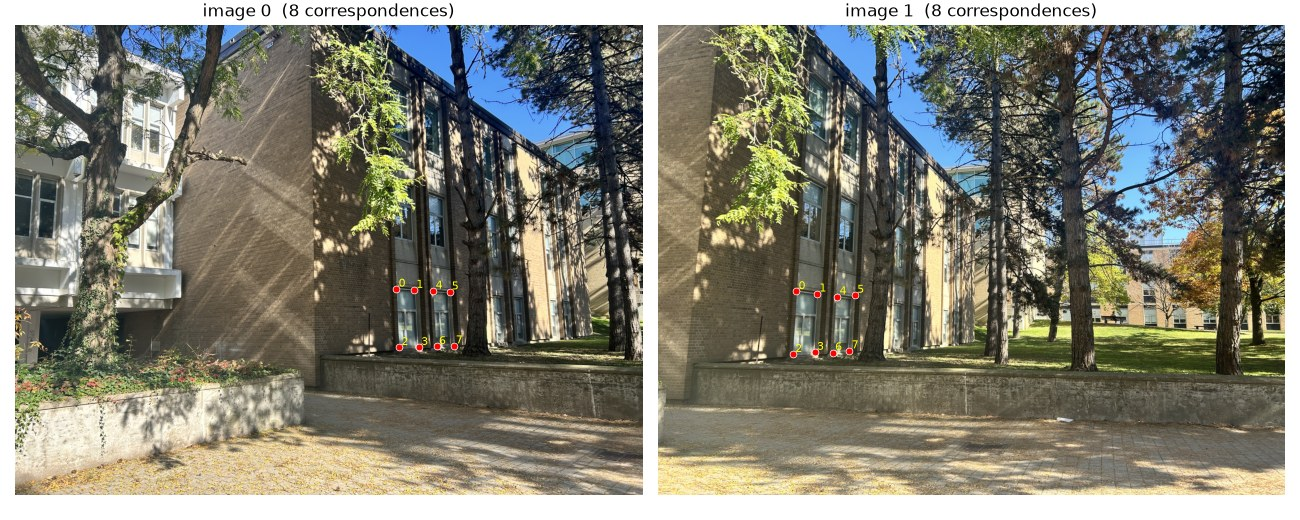
#> input picture out/building/corr_0_1.jpg, 1300 x 520 px
$ python -i part2.py   (imports and definitions only)
#> lines starting #> are read from the running program, lines starting #| are printed output that depends on the picture; after the words box and inside, x2 and y2 are one past the last pixel; in counts of white or black regions, pixels touching at a corner belong together
"""
Assignment 3, Part 2, built on part1.py.

Pipeline (following Brown, Szeliski & Winder, "Multi-Image Matching using Multi-Scale Oriented Patches",
with the simplifications from the handout):

    B.1  Harris corners  +  Adaptive Non-Maximal Suppression (ANMS)
    B.2  axis-aligned 8x8 descriptors sampled from a blurred 40x40 window, bias/gain normalised
    B.3  matching by Lowe's ratio test (1st NN / 2nd NN) on the 64-d descriptors
    B.4  4-point RANSAC (written from scratch) -> robust homography

    python3 part2.py                     # all sets, results in out2/
    python3 part2.py --sets building     # only one set
    python3 part2.py --ratio 0.7 --eps 3 --anms 500
    python3 part2.py --points points     # folder with part-1 clicks -> also writes manual-vs-auto comparisons
"""

import argparse, os, time
import numpy as np
import matplotlib.pyplot as plt
from scipy.ndimage import gaussian_filter, maximum_filter
from scipy.spatial import cKDTree

import part1 as P
# [1 line not run here, left out]

IMAGE_SETS = {
    "building": ["Photoshoot/IMG_7647.jpeg", "Photoshoot/IMG_7648.jpeg", "Photoshoot/IMG_7649.jpeg"],
    "lake_a":   ["Photoshoot/IMG_7670.JPG", "Photoshoot/IMG_7671.JPG", "Photoshoot/IMG_7672.JPG", "Photoshoot/IMG_7673.JPG"],
    "lake_b":   ["Photoshoot/IMG_7671.JPG", "Photoshoot/IMG_7672.JPG", "Photoshoot/IMG_7673.JPG"],
}
OUT_DIR = "out2"


# ---------------------------------------------------------------- B.1 Harris + ANMS

def to_gray(im):
    return (0.299 * im[..., 0] + 0.587 * im[..., 1] + 0.114 * im[..., 2]).astype(np.float64)

def harris(gray, sigma_d=1.0, sigma_i=1.5, margin=20, rel_thresh=0.01, max_pts=6000, nms_size=7):
    """Single-scale Harris detector. Response is the harmonic mean det(M)/tr(M) used in Brown et al.
    Returns (pts as [x, y], strengths) of local maxima, sorted strongest first, `margin` px away from the border
    (the 40x40 descriptor window must fit)."""
#> called with sigma_d = 1, sigma_i = 1.5, margin = 20, rel_thresh = 0.01, max_pts = 6000, nms_size = 7
    Ix = gaussian_filter(gray, sigma_d, order=(0, 1))
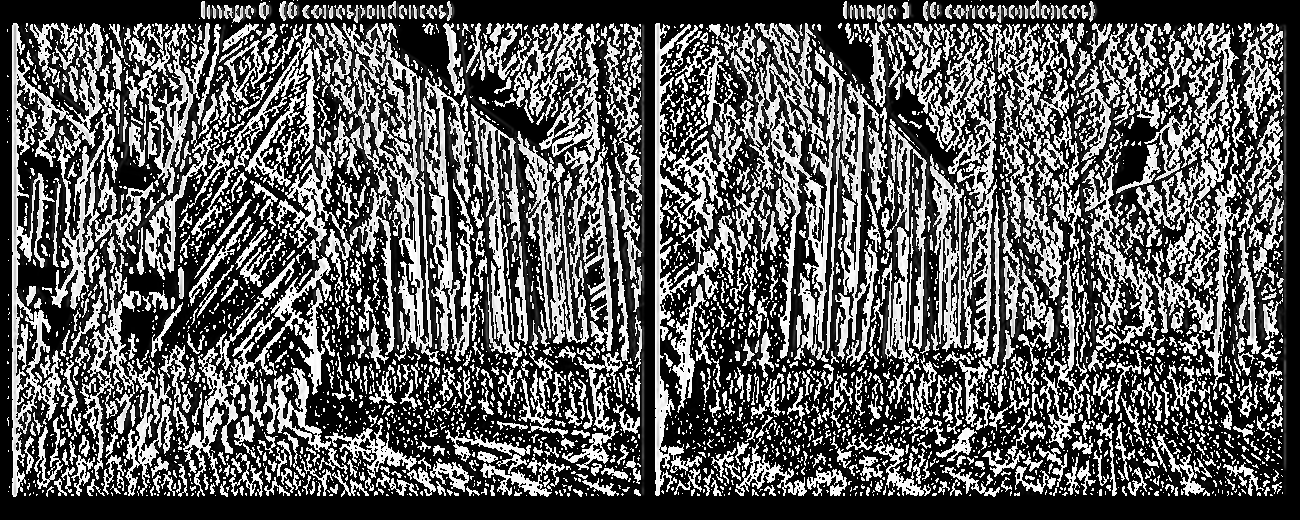
#> Ix: shape (520, 1300); min 0, max 255, mean 93.1
    Iy = gaussian_filter(gray, sigma_d, order=(1, 0))
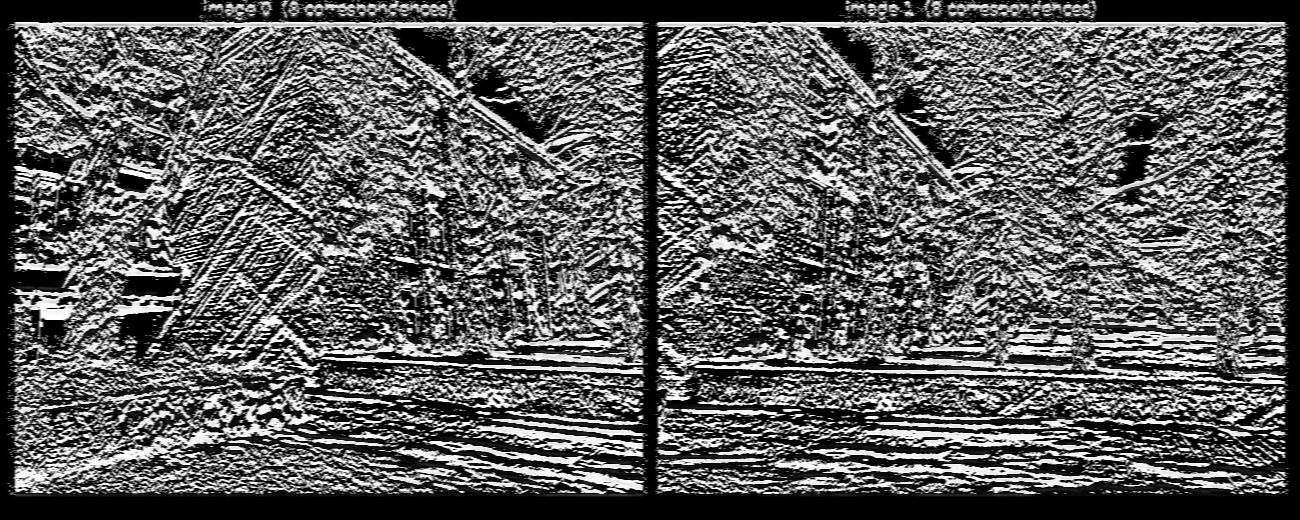
#> Iy: shape (520, 1300); min 0, max 255, mean 94.6
    Sxx, Syy, Sxy = (gaussian_filter(a, sigma_i) for a in (Ix * Ix, Iy * Iy, Ix * Iy))
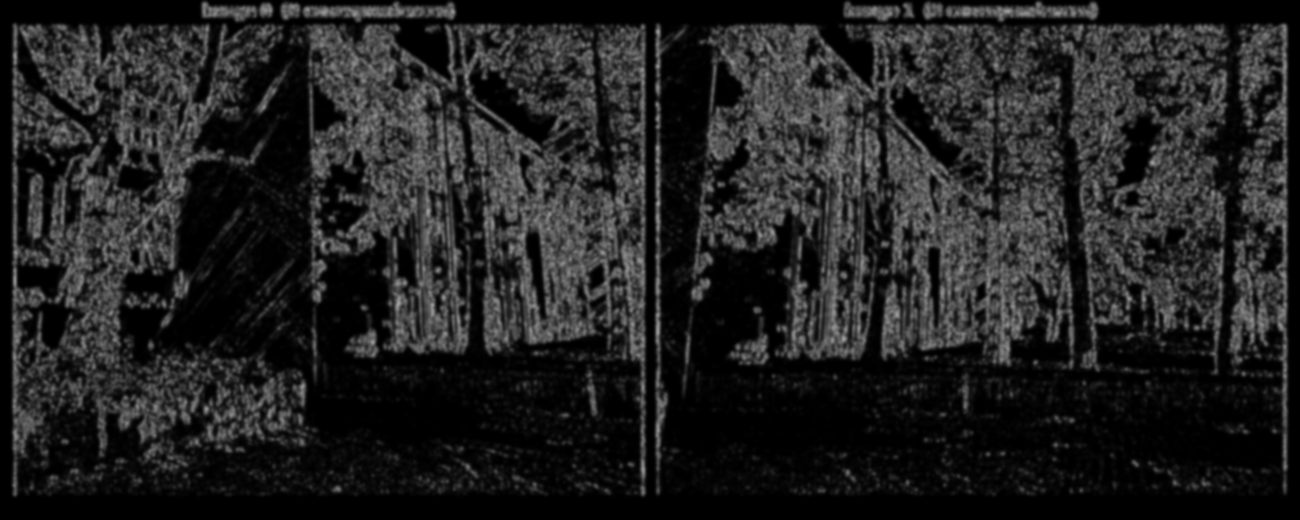
#> Sxx: shape (520, 1300); min 0, max 160, mean 34.1
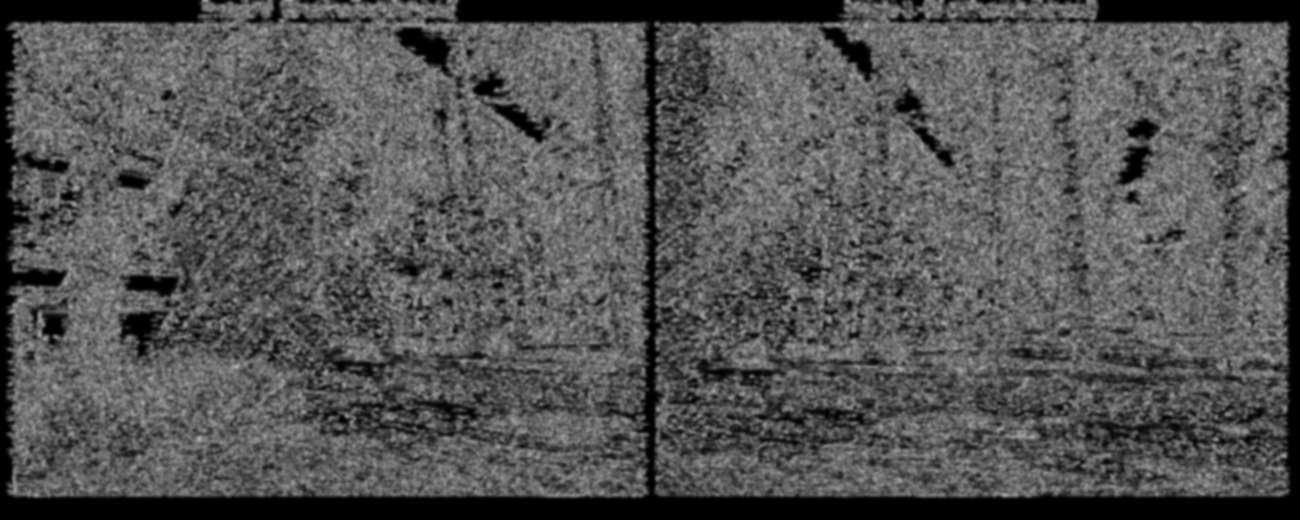
#> Syy: shape (520, 1300); min 0, max 186, mean 83.9
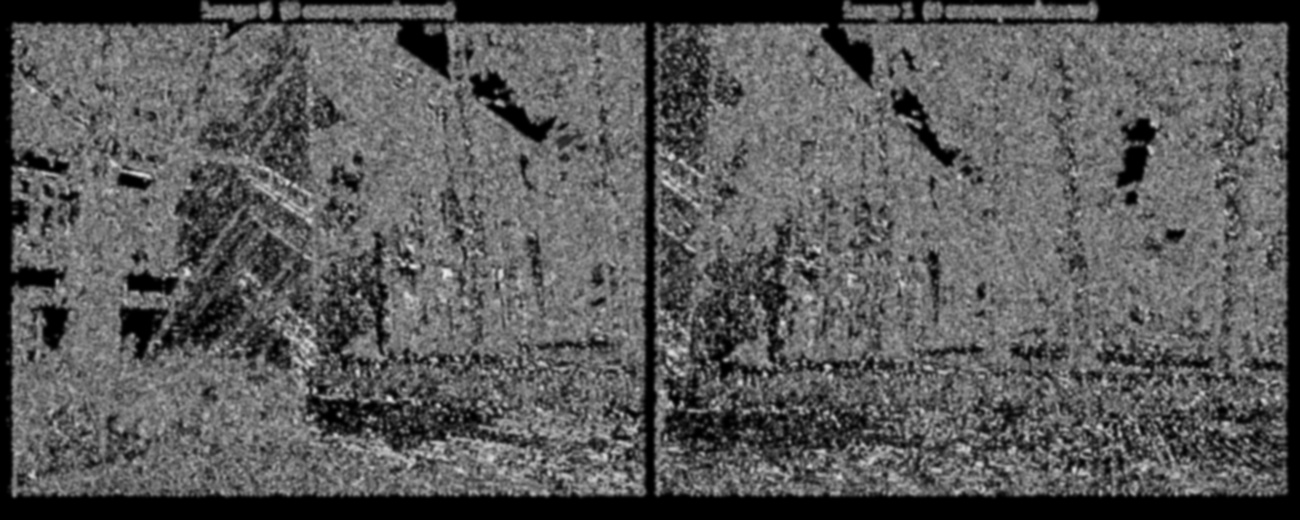
#> Sxy: shape (520, 1300); min 0, max 232, mean 88.9
    R = (Sxx * Syy - Sxy ** 2) / (Sxx + Syy + 1e-12)
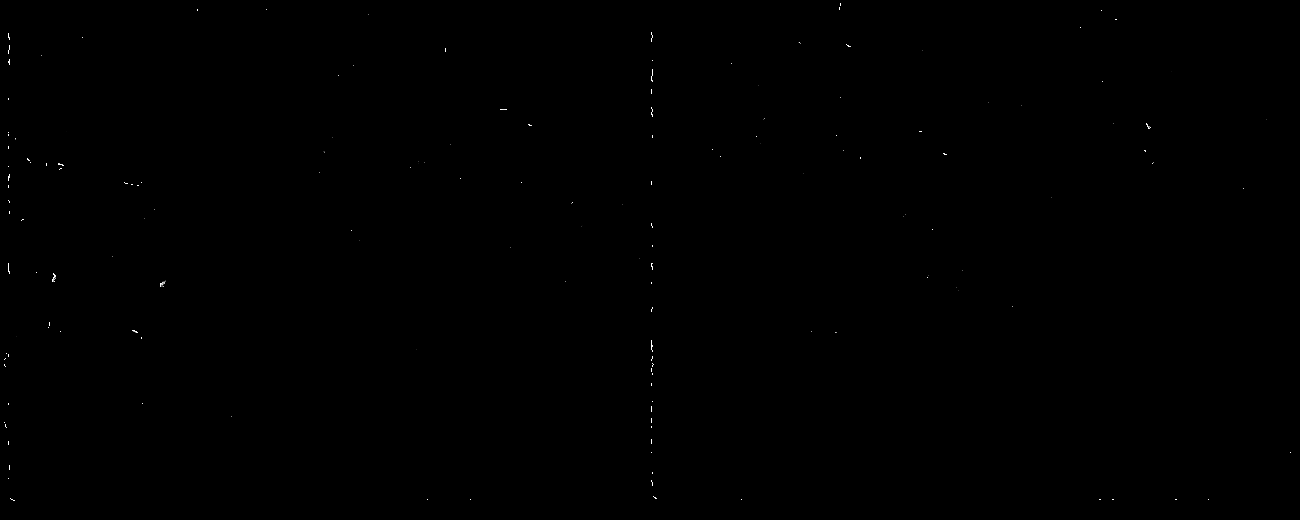
#> R: shape (520, 1300) float64; min 0, max 2.55e+14, mean 1.57e+11; drawn with min black and max white
    peaks = (R == maximum_filter(R, size=nms_size)) & (R > rel_thresh * R.max())
#> peaks: shape (520, 1300) bool; 0.05% white in thin lines or dots
    h, w = gray.shape
#> h = 520; w = 1300
    peaks[:margin], peaks[-margin:], peaks[:, :margin], peaks[:, -margin:] = False, False, False, False
#> peaks: shape (520, 1300) bool; 0.03% white in thin lines or dots, all inside (x1, y1, x2, y2) = (21, 27, 1267, 500)
    ys, xs = np.nonzero(peaks)
#> ys = 220 values from 27 to 499; xs = 220 values, max 1266 at index 50, min 21 at index 111, mean 577
    f = R[ys, xs]
#> f = 220 values, max 2.55e+14 at index 0, min 6e+12 at index 57, mean 2.24e+14
    order = np.argsort(-f)[:max_pts]
#> order = 220 values, max 219 at index 97, min 0 at index 0, mean 109.5
    return np.c_[xs[order], ys[order]].astype(np.float64), f[order]

# [309 lines left out: functions anms, extract_descriptors, nn_ratios, match_features, ransac_homography, fig_harris and 9 more, not called in this run]


# [2 lines not run here, left out]

>>> import cv2
>>> picture = cv2.imread('out/building/corr_0_1.jpg', cv2.IMREAD_GRAYSCALE)
>>> result = harris(picture)
#> result = 2 point arrays, longest 220 points
